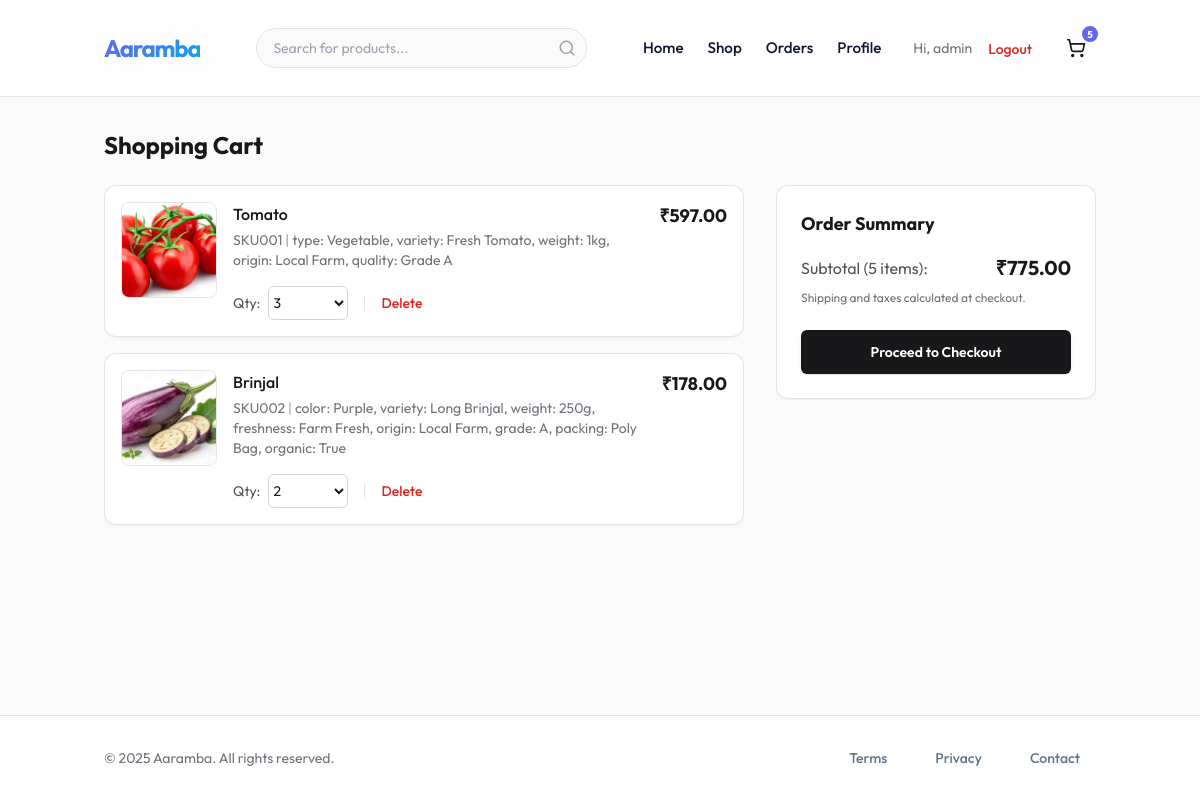
The page /orders/cart/ (signed in) on the database its author committed.
### accounts/models.py (models this page shows, shortened)
class User(AbstractUser):
    class Role(models.TextChoices):
        ADMIN = "ADMIN", "Admin"
        CUSTOMER = "CUSTOMER", "Customer"
        SELLER = "SELLER", "Seller"
        DELIVERY = "DELIVERY", "Delivery Partner"
    role = models.CharField(max_length=50, choices=Role.choices, default=Role.CUSTOMER)
    phone = models.CharField(max_length=15, blank=True, null=True)
    is_verified = models.BooleanField(default=False)

### orders/models.py (models this page shows, shortened)
class Cart(models.Model):
    user = models.ForeignKey(settings.AUTH_USER_MODEL, on_delete=models.CASCADE, null=True, blank=True, related_name='cart')
    session_id = models.CharField(max_length=255, null=True, blank=True)
    created_at = models.DateTimeField(auto_now_add=True)
    updated_at = models.DateTimeField(auto_now=True)
    @property
    def total_price(self):
        return sum(item.total_price for item in self.items.all())
    @property
    def total_items(self):
        return sum(item.quantity for item in self.items.all())

class CartItem(models.Model):
    cart = models.ForeignKey(Cart, on_delete=models.CASCADE, related_name='items')
    product = models.ForeignKey(Product, on_delete=models.CASCADE)
    sku = models.ForeignKey(SKU, on_delete=models.CASCADE)
    quantity = models.PositiveIntegerField(default=1)
    @property
    def total_price(self):
        price = self.product.discounted_price
        base = self.sku.price if self.sku.price > 0 else self.product.base_price
        offer = self.product.get_active_offer()
        if offer:
            discount = (base * offer.discount_percent) / 100
            final_price = base - discount
        else:
            final_price = base
        return final_price * self.quantity

### products/models.py (models this page shows, shortened)
class Product(models.Model):
    seller = models.ForeignKey(Seller, on_delete=models.CASCADE, related_name='products')
    category = TreeForeignKey(Category, on_delete=models.SET_NULL, null=True, related_name='products')
    title = models.CharField(max_length=255)
    description = models.TextField()
    base_price = models.DecimalField(max_digits=10, decimal_places=2)
    image = models.ImageField(upload_to='products/', blank=True, null=True)
    created_at = models.DateTimeField(auto_now_add=True)
    updated_at = models.DateTimeField(auto_now=True)
    is_active = models.BooleanField(default=True)
    def get_active_offer(self):
        from django.utils import timezone
        from promotions.models import Offer
        now = timezone.now()
        if self.category:
            categories = self.category.get_ancestors(include_self=True)
            return Offer.objects.filter(categories__in=categories, is_active=True, start_date__lte=now, end_date__gte=now).order_by('-discount_percent').first()
        return None
    @property
    def discounted_price(self):
        offer = self.get_active_offer()
        if offer:
            discount = (self.base_price * offer.discount_percent) / 100
            return self.base_price - discount
        return self.base_price

class SKU(models.Model):
    product = models.ForeignKey(Product, on_delete=models.CASCADE, related_name='skus')
    sku_code = models.CharField(max_length=50, unique=True)
    price = models.DecimalField(max_digits=10, decimal_places=2)
    stock = models.PositiveIntegerField(default=0)
    attributes = models.JSONField(default=dict) # e.g., {'color': 'Red', 'size': 'M'}

class Category(MPTTModel):
    name = models.CharField(max_length=100)
    parent = TreeForeignKey('self', on_delete=models.CASCADE, null=True, blank=True, related_name='children')
    slug = models.SlugField(unique=True)
    image = models.ImageField(upload_to='categories/', blank=True, null=True)
    class MPTTMeta:
        order_insertion_by = ['name']

### orders/views.py (the view)
# urls.py: path('cart/', views.view_cart, name='view_cart'),
def view_cart(request):
    cart = _get_cart(request)
    return render(request, 'orders/cart.html', {'cart': cart})

### orders/views.py (called while the page is built, shortened)
def _get_cart(request):
    if request.user.is_authenticated:
        cart, created = Cart.objects.get_or_create(user=request.user)
    return cart

### templates/orders/cart.html (shortened to what this page needs)
{% extends 'base.html' %}
{% block content %}
<div class="container mx-auto px-4 py-8">
    <h2 class="text-2xl font-bold text-zinc-900 mb-6">Shopping Cart</h2>
    {% if cart.items.all|length > 0 %}
    <div class="flex flex-col lg:flex-row gap-8">
        <div class="flex-grow space-y-4">
            {% for item in cart.items.all %}
            <div class="bg-white p-4 rounded-xl border border-zinc-200 shadow-sm flex gap-4 items-start">
                <div class="w-24 h-24 bg-zinc-100 rounded-lg overflow-hidden flex-shrink-0 border border-zinc-200">
                    {% if item.product.image %}
                    <img src="{{ item.product.image.url }}" alt="{{ item.product.title }}"
                        class="w-full h-full object-cover object-center">
                    {% else %}
                    <img src="https://placehold.co/200x200?text={{ item.product.title|urlencode }}"
                        alt="{{ item.product.title }}" class="w-full h-full object-cover object-center opacity-80">
                    {% endif %}
                </div>
                <div class="flex-grow min-w-0">
                    <div class="flex justify-between items-start gap-4">
                        <div>
                            <h3 class="font-medium text-zinc-900 hover:text-zinc-700 truncate">
                                <a href="{% url 'products:product_detail' item.product.pk %}"> {{ item.product.title }}
                                </a>
                            </h3>
                            <p class="text-sm text-zinc-500 mt-1">
                                {{ item.sku.sku_code }}
                                <span class="text-zinc-400">|</span>
                                {% for key, val in item.sku.attributes.items %}
                                {{ key }}: {{ val }}{% if not forloop.last %}, {% endif %}
                                {% endfor %}
                            </p>
                        </div>
                        <p class="font-bold text-lg text-zinc-900">₹{{ item.total_price }}</p>
                    </div>
                    <div class="mt-4 flex items-center gap-4">
                        <form action="{% url 'orders:update_cart' item.pk %}" method="post"
                            class="flex items-center gap-2">
                            <label for="qty-{{ item.pk }}" class="text-sm text-zinc-600">Qty:</label>
                            <select name="quantity" id="qty-{{ item.pk }}" onchange="this.form.submit()"
                                class="block w-20 rounded-md border-zinc-300 py-1.5 text-sm focus:border-zinc-900 focus:ring-zinc-900">
                                {% for i in "123456789"|make_list %}
                                {% if item.quantity == i|add:0 %}
                                <option value="{{ i }}" selected>{{ i }}</option>
                                {% else %}
                                <option value="{{ i }}">{{ i }}</option>
                                {% endif %}
                                {% endfor %}
                            </select>
                        </form>
                        <a href="{% url 'orders:remove_from_cart' item.pk %}"
                            class="text-sm font-medium text-red-600 hover:text-red-500">Delete</a>
                    </div>
                </div>
            </div>
            {% endfor %}
        </div>
        <div class="lg:w-80 flex-shrink-0">
            <div class="bg-white p-6 rounded-xl border border-zinc-200 shadow-sm sticky top-24">
                <h3 class="text-lg font-bold text-zinc-900 mb-4">Order Summary</h3>
                <div class="flex justify-between items-center mb-2">
                    <span class="text-zinc-600">Subtotal ({{ cart.total_items }} items):</span>
                    <span class="font-bold text-xl text-zinc-900">₹{{ cart.total_price }}</span>
                </div>
                <p class="text-xs text-zinc-500 mb-6">Shipping and taxes calculated at checkout.</p>
                <a href="{% url 'orders:checkout' %}"
                    class="block w-full text-center rounded-md bg-zinc-900 px-4 py-3 text-sm font-semibold text-white shadow hover:bg-zinc-800 focus-visible:outline focus-visible:outline-2 focus-visible:outline-offset-2 focus-visible:outline-zinc-900">
                    Proceed to Checkout
                </a>
            </div>
        </div>
    </div>
    {% endif %}
</div>
{% endblock %}

### templates/base.html (shortened to what this page needs)
<!DOCTYPE html>
<html lang="en">
<head>
    <script src="https://cdn.tailwindcss.com"></script>
    {% load static %}
    <link rel="stylesheet" href="{% static 'css/style.css' %}">
</head>
<body class="bg-zinc-50 text-zinc-900 antialiased min-h-screen flex flex-col">
    <header class="main-header sticky top-0 z-50 w-full border-b border-zinc-200 bg-white/80 backdrop-blur-md">
        <div class="container mx-auto px-4 h-16 flex items-center justify-between">
            <a href="{% url 'core:home' %}" class="logo flex items-center gap-2">
                <span class="text-2xl font-bold tracking-tighter">Aaramba</span>
            </a>
            <div class="hidden md:flex relative w-1/3 mx-4">
                <form action="{% url 'products:product_list' %}" method="get" class="w-full relative">
                    <input type="text" name="q" id="search-input" placeholder="Search for products..."
                        class="w-full h-10 pl-4 pr-10 rounded-full border border-zinc-200 bg-zinc-50 text-sm focus:outline-none focus:ring-2 focus:ring-primary/20 focus:border-primary transition-all"
                        autocomplete="off">
                    <button type="submit"
                        class="absolute right-0 top-0 h-10 w-10 flex items-center justify-center text-zinc-400 hover:text-primary transition-colors">
                        <svg xmlns="http://www.w3.org/2000/svg" width="18" height="18" viewBox="0 0 24 24" fill="none"
                            stroke="currentColor" stroke-width="2" stroke-linecap="round" stroke-linejoin="round">
                            <circle cx="11" cy="11" r="8"></circle>
                            <line x1="21" y1="21" x2="16.65" y2="16.65"></line>
                        </svg>
                    </button>
                </form>
            </div>
            <nav class="nav-links hidden md:flex items-center gap-6">
                <a href="{% url 'core:home' %}"
                    class="text-sm font-medium hover:text-primary transition-colors">Home</a>
                <a href="{% url 'products:product_list' %}"
                    class="text-sm font-medium hover:text-primary transition-colors">Shop</a>
                {% if user.is_authenticated %}
                <a href="{% url 'orders:order_history' %}"
                    class="text-sm font-medium hover:text-primary transition-colors">Orders</a>
                <a href="{% url 'accounts:profile' %}"
                    class="text-sm font-medium hover:text-primary transition-colors">Profile</a>
                <div class="flex items-center gap-4 ml-2">
                    <span class="text-sm text-zinc-500">Hi, {{ user.username }}</span>
                    <form action="{% url 'accounts:logout' %}" method="post" class="inline">
                        <button type="submit"
                            class="text-sm font-medium text-red-600 hover:text-red-700 transition-colors">Logout</button>
                    </form>
                </div>
                {% endif %}
                <a href="{% url 'orders:view_cart' %}"
                    class="relative inline-flex items-center justify-center w-10 h-10 rounded-full hover:bg-zinc-100 transition-colors">
                    <span
                        class="cart-badge absolute -top-1 -right-1 bg-primary text-white text-[10px] font-bold h-5 w-5 flex items-center justify-center rounded-full border-2 border-white {% if request.user.cart.first.total_items > 0 %}{% else %}hidden{% endif %}">
                        {% if request.user.is_authenticated %}
                        {{ request.user.cart.first.total_items|default:0 }}
                        {% else %}
                        0
                        {% endif %}
                    </span>
                </a>
            </nav>
        </div>
    </header>
    <main class="flex-1">
        {% block content %}
        {% endblock %}
    </main>
    <footer class="main-footer border-t border-zinc-200 bg-white py-8 mt-auto">
        <div class="container mx-auto px-4 flex flex-col md:flex-row justify-between items-center gap-4">
            <p class="text-sm text-zinc-500">&copy; 2025 Aaramba. All rights reserved.</p>
            <div class="flex gap-4">
                <a href="{% url 'core:terms' %}" class="text-sm text-zinc-500 hover:text-zinc-900">Terms</a>
                <a href="{% url 'core:privacy' %}" class="text-sm text-zinc-500 hover:text-zinc-900">Privacy</a>
                <a href="{% url 'core:contact' %}" class="text-sm text-zinc-500 hover:text-zinc-900">Contact</a>
            </div>
        </div>
    </footer>
</body>
</html>

### static/css/style.css (style rules this page uses)
:root { --primary: #6366f1; --primary-dark: #4f46e5; --primary-light: #818cf8; --secondary: #0ea5e9; --accent: #f43f5e; --bg-body: #f8fafc; --bg-card: #ffffff; --bg-glass: rgba(255, 255, 255, 0.9); --text-main: #0f172a; --text-muted: #64748b; --border: #e2e8f0; --radius: 0.75rem; --shadow-sm: 0 1px 2px 0 rgb(0 0 0 / 0.05); --shadow-md: 0 4px 6px -1px rgb(0 0 0 / 0.1), 0 2px 4px -2px rgb(0 0 0 / 0.1); --shadow-lg: 0 20px 25px -5px rgb(0 0 0 / 0.1), 0 8px 10px -6px rgb(0 0 0 / 0.1); --shadow-color: 0 10px 15px -3px rgba(99, 102, 241, 0.2); --font-main: 'Outfit', sans-serif; }
* { margin: 0; padding: 0; box-sizing: border-box; }
body { font-family: var(--font-main); background-color: var(--bg-body); color: var(--text-main); line-height: 1.6; -webkit-font-smoothing: antialiased; }
.container { max-width: 1280px; margin: 0 auto; padding: 0 1.5rem; }
.main-header { background-color: var(--bg-glass); backdrop-filter: blur(12px); border-bottom: 1px solid var(--border); padding: 1rem 0; position: sticky; top: 0; z-index: 50; }
.main-header .container { display: flex; justify-content: space-between; align-items: center; }
.logo { font-size: 1.75rem; font-weight: 800; background: linear-gradient(135deg, var(--primary) 0%, var(--secondary) 100%); -webkit-background-clip: text; -webkit-text-fill-color: transparent; text-decoration: none; letter-spacing: -0.03em; }
.nav-links { display: flex; gap: 2rem; list-style: none; align-items: center; }
.nav-links a { color: var(--text-main); text-decoration: none; font-weight: 500; font-size: 0.95rem; transition: color 0.2s ease; }
.main-footer { background-color: white; border-top: 1px solid var(--border); padding: 4rem 0 2rem; margin-top: auto; text-align: center; }
.main-footer a { color: var(--text-muted); text-decoration: none; margin: 0 1rem; font-weight: 500; transition: color 0.2s; }
input, select, textarea { width: 100%; padding: 0.75rem 1rem; border: 1px solid var(--border); border-radius: var(--radius); font-family: var(--font-main); font-size: 0.95rem; transition: all 0.2s; background-color: white; }

### templates/base.html (style rules this page uses)
body { font-family: 'Outfit', sans-serif; }

### rows shown on the page
User: username "admin", user.cart.first.total_items "5"
CartItem: product.image (picture), product "Tomato", sku.sku_code "SKU001", attributes "type" "variety" "weight" "origin" "quality", attributes "Vegetable" "Fresh Tomato" "1kg" "Local Farm" "Grade A", total_price "597.00", quantity "3"
CartItem: product.image (picture), product "Brinjal", sku.sku_code "SKU002", attributes "color" "variety" "weight" "freshness" "origin" "grade" "packing" "organic", attributes "Purple" "Long Brinjal" "250g" "Farm Fresh" "Local Farm" "A" "Poly Bag" "True", total_price "178.00", quantity "2"
Cart: total_items "5", total_price "775.00"
